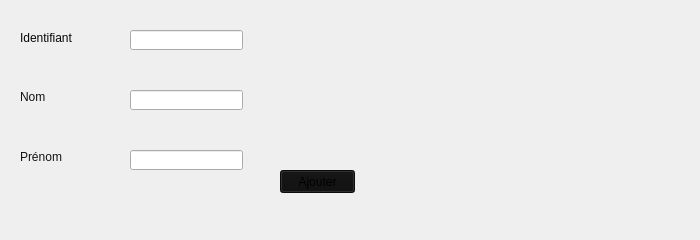
       <widget class="QWidget" name="tab_50">
        <attribute name="title">
         <string>Ajouter un client</string>
        </attribute>
        <widget class="QLabel" name="label_59">
         <property name="geometry">
          <rect>
           <x>20</x>
           <y>30</y>
           <width>61</width>
           <height>16</height>
          </rect>
         </property>
         <property name="styleSheet">
          <string notr="true">font: 75 8pt &quot;MS Shell Dlg 2&quot;;
color: rgb(7, 7, 7);</string>
         </property>
         <property name="text">
          <string>Identifiant</string>
         </property>
        </widget>
        <widget class="QLabel" name="label_60">
         <property name="geometry">
          <rect>
           <x>20</x>
           <y>90</y>
           <width>47</width>
           <height>13</height>
          </rect>
         </property>
         <property name="styleSheet">
          <string notr="true">color: rgb(18, 18, 18);</string>
         </property>
         <property name="text">
          <string>Nom</string>
         </property>
        </widget>
        <widget class="QLabel" name="label_61">
         <property name="geometry">
          <rect>
           <x>20</x>
           <y>150</y>
           <width>47</width>
           <height>13</height>
          </rect>
         </property>
         <property name="styleSheet">
          <string notr="true">color: rgb(20, 20, 20);</string>
         </property>
         <property name="text">
          <string>Prénom</string>
         </property>
        </widget>
        <widget class="QLineEdit" name="lineEdit_id_4">
         <property name="geometry">
          <rect>
           <x>130</x>
           <y>30</y>
           <width>113</width>
           <height>20</height>
          </rect>
         </property>
        </widget>
        <widget class="QLineEdit" name="lineEdit_nom_4">
         <property name="geometry">
          <rect>
           <x>130</x>
           <y>90</y>
           <width>113</width>
           <height>20</height>
          </rect>
         </property>
        </widget>
        <widget class="QLineEdit" name="lineEdit_prenom_4">
         <property name="geometry">
          <rect>
           <x>130</x>
           <y>150</y>
           <width>113</width>
           <height>20</height>
          </rect>
         </property>
        </widget>
        <widget class="QPushButton" name="pb_ajouter">
         <property name="geometry">
          <rect>
           <x>280</x>
           <y>170</y>
           <width>75</width>
           <height>23</height>
          </rect>
         </property>
         <property name="styleSheet">
          <string notr="true">background-color: rgb(15, 15, 15)</string>
         </property>
         <property name="text">
          <string>Ajouter</string>
         </property>
        </widget>
        <widget class="QLabel" name="label_62">
         <property name="geometry">
          <rect>
           <x>390</x>
           <y>50</y>
           <width>301</width>
           <height>181</height>
          </rect>
         </property>
         <property name="text">
          <string/>
         </property>
         <property name="pixmap">
          <pixmap>../../Desktop/Nouveau dossier (2)/1ere annee/casse et rayin.jpg</pixmap>
         </property>
        </widget>
       </widget>
